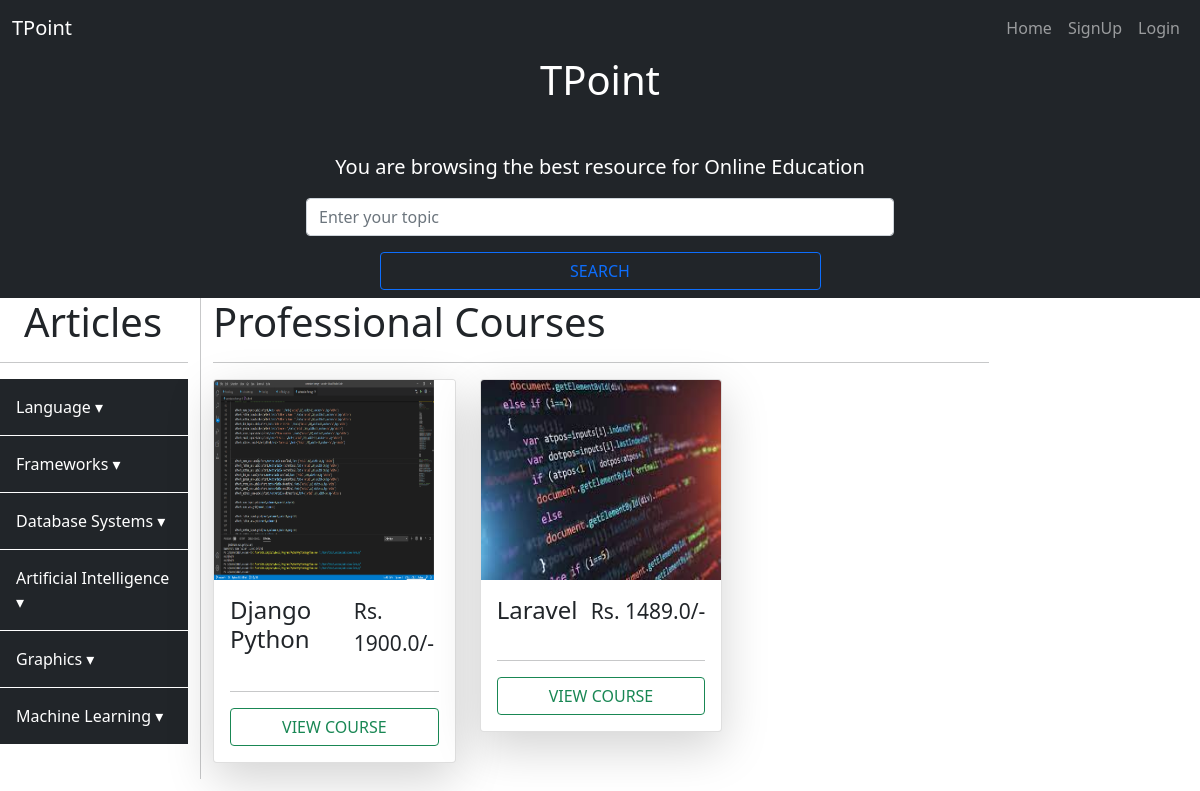
The page / on the database its author committed.
### datawork/models.py (models this page shows, shortened)
class SubjectField(models.Model):
    field = models.CharField(max_length=200)

class ProCourses(models.Model):
    course = models.CharField(max_length=200)
    image = models.ImageField(upload_to='course/')
    price = models.FloatField(default=0.0)
    description = models.TextField()
    slug = models.SlugField()
    author = models.ForeignKey(Author,on_delete=models.CASCADE)
    field = models.ForeignKey(SubjectField,on_delete=models.CASCADE)

### datawork/views.py (the view)
# urls.py: path('',index,name='index'),
def index(req):
    data={
        'procourses':ProCourses.objects.all(),
        'freearticle':FreeArticle.objects.all(),
        'author':Author.objects.all(),
        'subjectfield':SubjectField.objects.all(),
    }
    return render(req,'index.html',data)

### templates/index.html (shortened to what this page needs)
{% extends 'base.html' %}
{% block content %}
<div class="container-fluid bg-dark text-white text-center">
    <div class="col-6 mx-auto">
        <h1 class="ms-auto mb-5">TPoint</h1>
        <p class="lead">You are browsing the best resource for Online Education</p>
        <form action="">
            <input type="text" class="form-control mb-3" placeholder="Enter your topic">
            <a href="" class="btn btn-outline-primary w-75 mb-2">SEARCH</a>
        </form>
    </div>
</div>
<div class="container-fluid">
    <div class="row">
        <div class="col-2 ps-0">
            <p class="display-6 ms-4">Articles</p>
            <hr>
            <div class="col-12">
                <div class="list-group list-group-flush">
                    {% for sf in subjectfield %}
                      <a href="#collapse{{forloop.counter}}" class=" list-group-item list-group-item-action bg-dark text-white border-white py-3" data-bs-toggle="collapse">{{sf.field}} &dtrif;</a>
                    {% endfor %}
                </div>
            </div>
        </div>
        <div class="col-8">
            <p class="display-6">Professional Courses</p>
            <hr>
            <div class="row">
                {% for pc in procourses %}
                <div class="col-4">
                    <div class="card mb-3 shadow-lg">
                        <img src="{{pc.image.url}}" alt="Language" style="object-fit: fill; height: 200px;"class="card-img-top">
                        <div class="card-body">
                            <div class="d-flex justify-content-between">
                                <h4>{{pc.course}}</h4>
                                <p class="lead" style="font-size: 21px;">Rs. {{pc.price}}/-</p>
                            </div>
                            <hr>
                            <a href="{% url 'procourse' pc.id pc.slug %}" class="btn btn-outline-success w-100 ">VIEW COURSE</a>
                        </div>
                    </div>
                </div>
                {% endfor %}
            </div>
        </div>
    </div>
</div>
{% endblock %}

### templates/base.html (shortened to what this page needs)
<!DOCTYPE html>
<html lang="en">
    {% load static %}
<head>
    <link href="https://cdn.jsdelivr.net/npm/bootstrap@5.1.3/dist/css/bootstrap.min.css" rel="stylesheet"
>
    <link rel="stylesheet" href="{% static 'CSS/weball.css' %}">
</head>
<body>
    <nav class="navbar navbar-expand-lg navbar-dark bg-dark sticky-top">
        <div class="container-fluid">
                <a href="#" class="navbar-brand">TPoint</a>
                <ul class="navbar-nav ms-auto">
                    <li class="nav-item"><a href="" class="nav-link">Home</a></li>
                    {% if user.is_authenticated %}
                        <li class="nav-item"><a href="" class="nav-link"></a></li>
                      <li class="nav-item"><a href="{% url 'my_course' %}" class="nav-link">My Courses</a></li>
                      <li class="nav-item"><a href="{% url 'account_logout' %}" class="nav-link">Logout</a></li>
                    {% else %}
                      <li class="nav-item"><a href="{% url 'account_signup' %}" class="nav-link">SignUp</a></li>
                      <li class="nav-item"><a href="{% url 'account_login' %}" class="nav-link">Login</a></li>
                    {% endif %}
                </ul>
        </div>
    </nav>
    {% block content %}
    {% endblock %}
</body>
</html>

### rows shown on the page
SubjectField: field "Language"
SubjectField: field "Frameworks"
SubjectField: field "Database Systems"
SubjectField: field "Artificial Intelligence"
SubjectField: field "Graphics"
SubjectField: field "Machine Learning"
ProCourses: image (picture), course "Django Python", price "1900.0"
ProCourses: image (picture), course "Laravel", price "1489.0"
